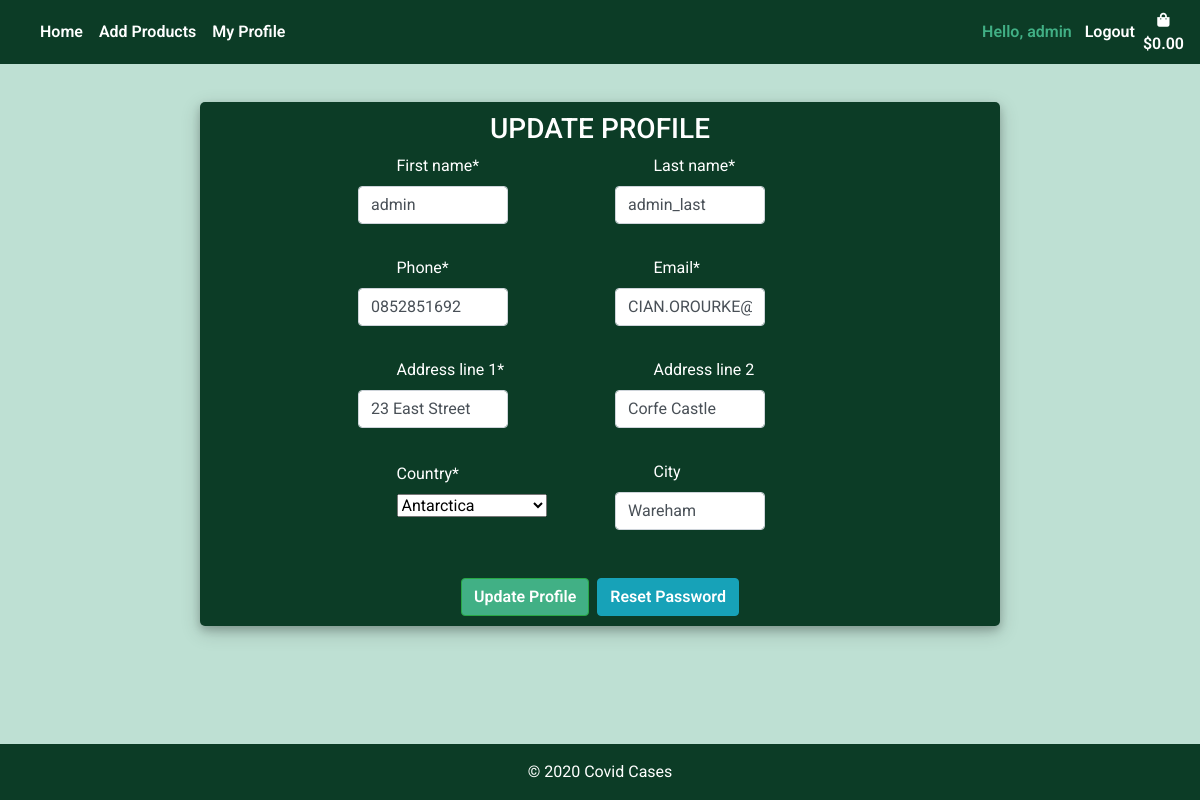
The app's page /edit_profile/ (signed in), older data.
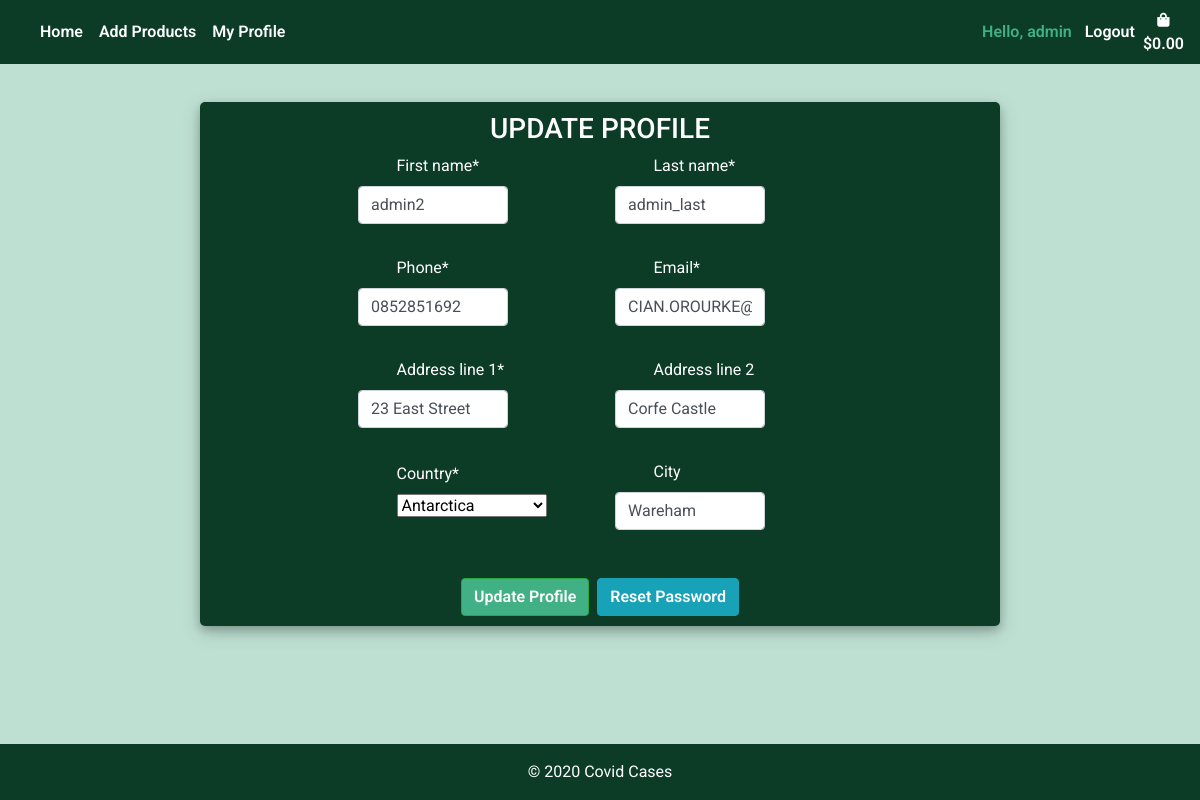
The same page, newer data.
### profiles/models.py (models this page shows)
class Customer(models.Model):
    user = models.OneToOneField(User, null=True, on_delete=models.CASCADE, blank=True)
    name = models.CharField(max_length=settings.CONST_PROFILE_ATTR, null=True)
    first_name = models.CharField(max_length=settings.CONST_PROFILE_ATTR, null=True)
    last_name = models.CharField(max_length=settings.CONST_PROFILE_ATTR, null=True)
    phone = models.CharField(max_length=settings.CONST_PROFILE_ATTR, null=True)
    email = models.CharField(max_length=settings.CONST_PROFILE_ATTR, null=True)
    city = models.CharField(max_length=settings.CONST_PROFILE_ATTR, null=True)
    address_line_1 = models.CharField(max_length=settings.CONST_PROFILE_ADDRESS, null=True)
    address_line_2 = models.CharField(max_length=settings.CONST_PROFILE_ADDRESS, null=True, default="")
    country = CountryField(null=True)
    date_created = models.DateTimeField(auto_now_add=True, null=True)

### profiles/views.py (the view, shortened to what this page needs)
# urls.py: path("edit_profile/", views.edit_profile, name="edit_profile"),
def edit_profile(request):
    customer = Customer.objects.filter(user=request.user).first()
    if customer:
        form = CustomerForm(request.POST or None,instance=customer)
        if form.is_valid():
                form.save()
                return redirect(reverse("products"))
        print("we have a customer")
    context = {
        "form": form,
    }
    return render(request, "profiles/edit_profile.html", context)

### profiles/forms.py
class CustomerForm(forms.ModelForm):
    first_name = forms.CharField(max_length=settings.CONST_PROFILE_ATTR)
    last_name = forms.CharField(max_length=settings.CONST_PROFILE_ATTR)
    phone = forms.CharField(max_length=settings.CONST_PROFILE_ATTR, required=True)
    city = forms.CharField(max_length=settings.CONST_PROFILE_ATTR, required=False)
    address_line_2 = forms.CharField(max_length=settings.CONST_PROFILE_ADDRESS, required=False)
    class Meta:
        model = Customer
        fields = ("first_name",
        "last_name",
        "phone", "email",
        "country",
        "address_line_1",
        "address_line_2",
        "city")

### profiles/templates/profiles/edit_profile.html (shortened to what this page needs)
{% extends 'base.html'%}
{% load static %}
{% load crispy_forms_tags %}
{% block content %}
    <div class="container h-100 mt-3">
		<div class="d-flex justify-content-center h-100">
			<div class="user_card">
				<div class="d-flex justify-content-center">
					<h3 id="form-title">UPDATE PROFILE</h3>
				</div>
				<div class="d-flex justify-content-center form_container">
					<form method="POST" action="" id="profile_form">
						<div class="row">
                        	<div class="col-md-6  text-center mb-3">
                                {{ form.first_name|as_crispy_field }}
                            </div>
							<div class="col-md-6  text-center mb-3">
                                {{ form.last_name|as_crispy_field }}
                            </div>
						</div>
						<div class="row">
                            <div class="col-md-6 text-center mb-3">
                                {{ form.phone|as_crispy_field }}
                            </div>
                            <div class="col-md-6 text-center mb-3">
                                {{ form.email|as_crispy_field }}
                            </div>
						</div>
						<div class="row">
                            <div class="col-md-6 text-center mb-3">
                                {{ form.address_line_1|as_crispy_field }}
                            </div>
                            <div class="col-md-6 text-center mb-3">
                                {{ form.address_line_2|as_crispy_field }}
                            </div>
						</div>
						<div class="row">
							<div class="col-md-6  text-center mb-3">
                                <div id="profile_country">
                                {{ form.country|as_crispy_field }}
                                </div>
                            </div>
                            <div class="col-md-6 text-center mb-3">
                                {{ form.city|as_crispy_field }}
                            </div>
						</div>
                        <div class="d-flex justify-content-center mt-3 login_container">
                            <button class="btn btn-success">Update Profile</button>
                            {% if user.is_authenticated %}
                                <div class="ml-2">
                                    <a class="btn btn-info mx-auto my-auto" href="{% url 'account_reset_password' %}">Reset Password</a>
                                </div>
                            {% endif %}
                        </div>
					</form>
				</div>
			</div>
		</div>
	</div>
{% endblock %}

Row changes from the older to the newer data that the page shows:
changed Customer "admin_last": first_name "admin" → "admin2"
